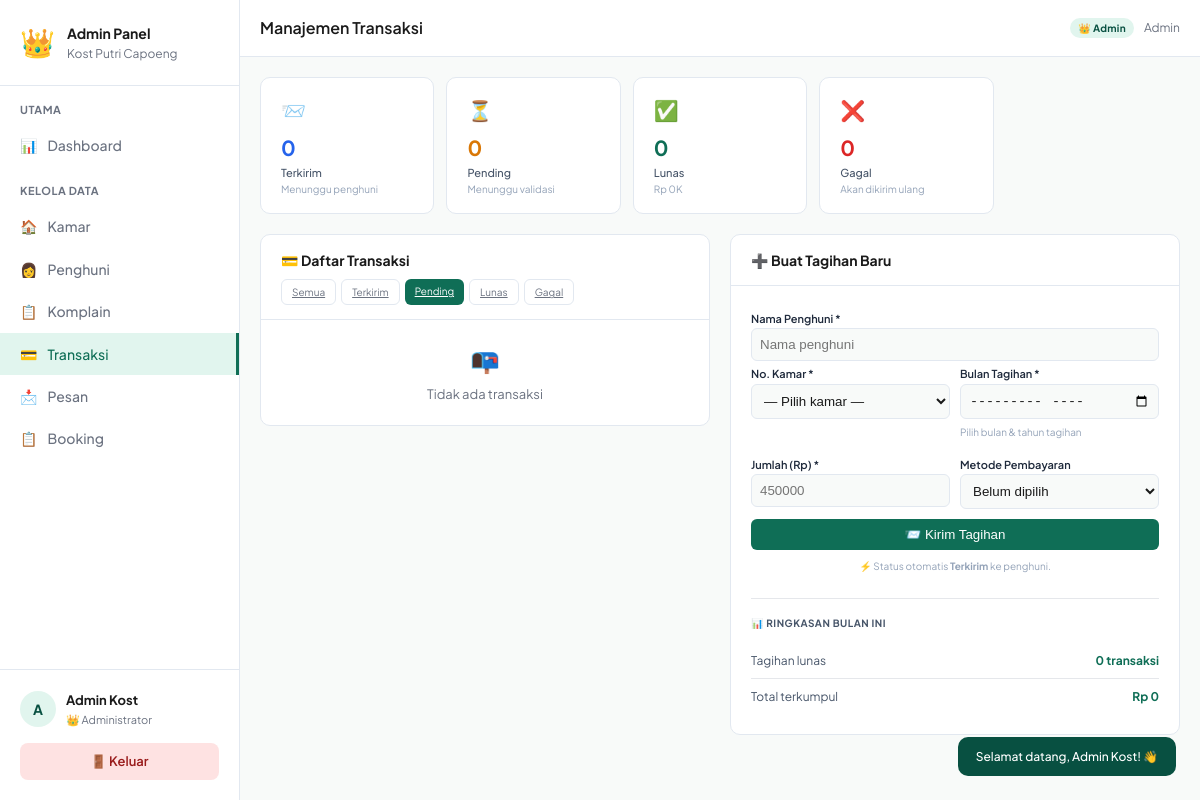
The page /admin.php?page=transaksi&status=pending (signed in) on the database as committed earlier.
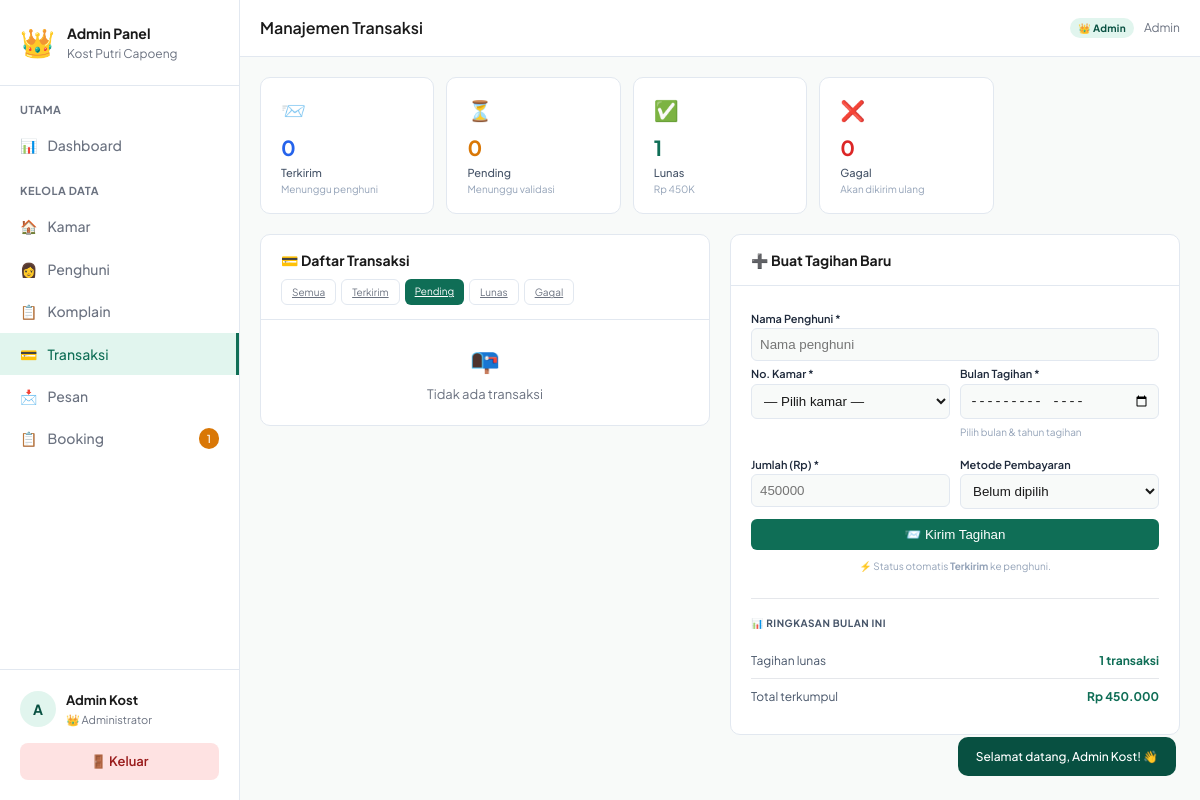
The same page on the database as committed later.
### tables this page shows
CREATE TABLE `tb_transaksi` (
  `id` int NOT NULL,
  `nama` varchar(100) DEFAULT NULL,
  `no_kamar` varchar(10) DEFAULT NULL,
  `bulan` varchar(30) DEFAULT NULL,
  `jumlah` int DEFAULT NULL,
  `metode` varchar(50) DEFAULT '-',
  `status` enum('terkirim','pending','lunas','gagal') DEFAULT 'terkirim',
  `tanggal` date DEFAULT NULL,
  `no_hp` varchar(20) DEFAULT NULL,
  `bukti` varchar(255) DEFAULT NULL,
  `catatan` text
);

### admin.php (called while the page is built, shortened)
<?php
require_once 'config.php';
$page = $_GET['page'] ?? 'dashboard';
$page_map = [
    'dashboard'  => ['file' => 'admin/page/dashboard.php',  'title' => 'Dashboard'],
    'kamar'      => ['file' => 'admin/page/kamar.php',      'title' => 'Kelola Kamar'],
    'penghuni'   => ['file' => 'admin/page/penghuni.php',   'title' => 'Data Penghuni'],
    'komplain'   => ['file' => 'admin/page/komplain.php',   'title' => 'Manajemen Komplain'],
    'transaksi'  => ['file' => 'admin/page/transaksi.php',  'title' => 'Manajemen Transaksi'],
    'pesan'      => ['file' => 'admin/page/pesan.php',      'title' => 'Manajemen Pesan'],
    'booking'    => ['file' => 'admin/page/booking.php',    'title' => 'Manajemen Booking'],
];
$activePage = $page;
include 'admin/header.php';
include $page_map[$page]['file'];
include 'admin/footer.php';

### config.php (called while the page is built, shortened)
<?php
function getDB() {
    static $conn = null;
    if ($conn !== null) return $conn;
    $c = new mysqli(DB_HOST, DB_USER, DB_PASS, DB_NAME);
    $c->set_charset('utf8mb4');
    $conn = $c;
    return $conn;
}
function getTransaksiAll() {
    $db = getDB();
    $result = $db->query("SELECT * FROM tb_transaksi ORDER BY id ASC");
    $rows = [];
    while ($row = $result->fetch_assoc()) $rows[] = $row;
    return $rows;
}

### admin/page/transaksi.php (the view, shortened to what the changed rows need)
<?php
$transaksi_all = getTransaksiAll();
$terkirim  = array_filter($transaksi_all, fn($t) => $t['status'] === 'terkirim');
$pending   = array_filter($transaksi_all, fn($t) => $t['status'] === 'pending');
$lunas     = array_filter($transaksi_all, fn($t) => $t['status'] === 'lunas');
$gagal     = array_filter($transaksi_all, fn($t) => $t['status'] === 'gagal');
$total_terkirim = count($terkirim);
$total_pending  = count($pending);
$total_lunas    = count($lunas);
$total_gagal    = count($gagal);
$total_lunas_nominal = array_sum(array_column(array_values($lunas), 'jumlah'));
?>
<div class="admin-stats-grid" style="grid-template-columns:repeat(5,1fr);">
  <div class="admin-stat-card">
    <div class="admin-stat-icon">📨</div>
    <div class="admin-stat-val" style="color:#2563eb;"><?= $total_terkirim ?></div>
    <div class="admin-stat-lbl">Terkirim</div>
    <div class="admin-stat-sub">Menunggu penghuni</div>
  </div>
  <div class="admin-stat-card">
    <div class="admin-stat-icon">⏳</div>
    <div class="admin-stat-val" style="color:#d97706;"><?= $total_pending ?></div>
    <div class="admin-stat-lbl">Pending</div>
    <div class="admin-stat-sub">Menunggu validasi</div>
  </div>
  <div class="admin-stat-card">
    <div class="admin-stat-icon">✅</div>
    <div class="admin-stat-val" style="color:#0F6E56;"><?= $total_lunas ?></div>
    <div class="admin-stat-lbl">Lunas</div>
    <div class="admin-stat-sub">Rp <?= number_format($total_lunas_nominal/1000,0,',','.') ?>K</div>
  </div>
  <div class="admin-stat-card">
    <div class="admin-stat-icon">❌</div>
    <div class="admin-stat-val" style="color:#dc2626;"><?= $total_gagal ?></div>
    <div class="admin-stat-lbl">Gagal</div>
    <div class="admin-stat-sub">Akan dikirim ulang</div>
  </div>
</div>
<div class="admin-grid-2" style="align-items:start;">
  <div class="admin-card">
    <div class="admin-card-body">
      <div style="margin-top:1.5rem;padding-top:1rem;border-top:1px solid #e5e7eb;">
        <?php
        $trans_bulan = array_filter($transaksi_all, function($t) {
            return strpos($t['bulan'], date('Y')) !== false;
        });
        $lunas_bulan = array_filter($trans_bulan, fn($t) => $t['status']==='lunas');
        $pendapatan  = array_sum(array_column(array_values($lunas_bulan), 'jumlah'));
        ?>
        <div style="display:flex;justify-content:space-between;padding:8px 0;border-bottom:1px solid #e5e7eb;font-size:12px;">
          <span style="color:#475569;">Tagihan lunas</span>
          <span style="color:#0F6E56;font-weight:700;"><?= count($lunas_bulan) ?> transaksi</span>
        </div>
        <div style="display:flex;justify-content:space-between;padding:8px 0;font-size:12px;">
          <span style="color:#475569;">Total terkumpul</span>
          <span style="color:#0F6E56;font-weight:700;">Rp <?= number_format($pendapatan,0,',','.') ?></span>
        </div>
      </div>
    </div>
  </div>
</div>

### admin/header.php (shortened to what the changed rows need)
<!DOCTYPE html>
<html lang="id">
<head>
<link rel="stylesheet" href="style.css">
<link rel="stylesheet" href="admin.css">
</head>
<body class="admin-body">
<?php
$db_booking = getDB();
if ($db_booking) {
    $result = $db_booking->query("SELECT COUNT(*) as total FROM tb_booking WHERE status='menunggu'");
    $row = $result->fetch_assoc();
    $booking_baru = $row['total'] ?? 0;
} else {
    $booking_baru = count(array_filter($_SESSION['demo_booking'] ?? [], fn($b) => $b['status'] === 'menunggu'));
}
?>
<div class="admin-layout">
  <aside class="admin-sidebar" id="sidebar">
    <nav class="admin-nav">
      <div class="admin-nav-section">
        <a href="admin.php?page=booking" class="admin-nav-item <?= $activePage==='booking'?'active':'' ?>">
          <span class="ani">📋</span> Booking
          <?php if($booking_baru > 0): ?>
          <span class="admin-nav-badge" style="background:#d97706;"><?= $booking_baru ?></span>
          <?php endif; ?>
        </a>
      </div>
    </nav>
  </aside>
  <div class="admin-main">
    <main class="admin-page-content">

Rows that differ between the two databases and show on the page:
added tb_transaksi: status "0", status "1", $total_lunas_nominal/1000 "450", count($lunas_bulan) "1", pendapatan "450.000"
Other text that changed with them:
$booking_baru: (not shown) → "1"
$total_terkirim: "0" → (not shown)
$total_pending: "0" → (not shown)
$total_lunas: "0" → (not shown)
$total_lunas_nominal/1000: "0" → (not shown)
$total_gagal: "0" → (not shown)
count($lunas_bulan): "0" → (not shown)
$pendapatan: "0" → (not shown)
